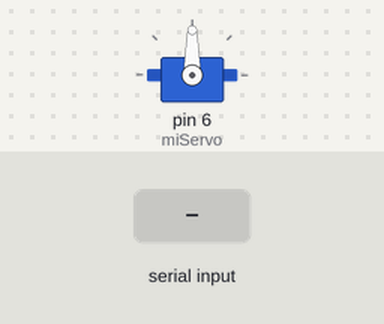
A sketch run on a simulated Arduino Uno, built with avr-gcc and run on an emulated ATmega328P. On the bench: servo. Inputs (shaded band) come from the test bench.

Above: at 1.2 s.
1.3 s: "a" received over the second serial link
At 2.0 s:
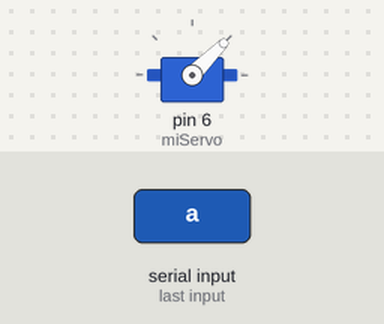
2.8 s: "b" received over the second serial link
At 3.1 s:
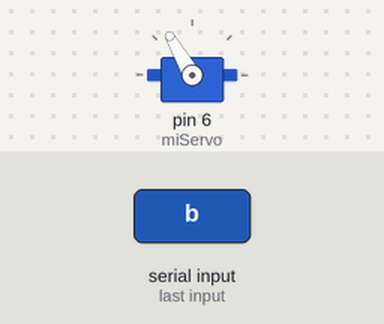
4.3 s: "u" received over the second serial link
At 5.7 s:
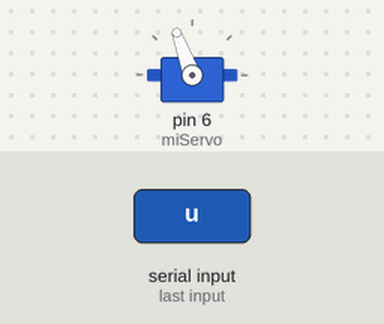
Timing chart, 0 to 7.3 s (numbered marks = the images above; inputs shaded):
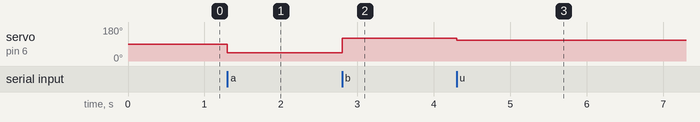

The sketch:

dad.ino
```cpp
#include <SoftwareSerial.h>
#include <Servo.h>
SoftwareSerial miSerial =  SoftwareSerial(2,3);

Servo miServo;
char letra;


void setup(){
 miSerial.begin(9600);
 miSerial.println("Hola Frank");
 miServo.attach(6);
}

void loop(){
  while(miSerial.available()>0){
    letra=miSerial.read();
    //miSerial.println(letra);
    switch(letra){
      case 'a':miServo.write(45);break;
      case 'b':miServo.write(120);break;
      case 'u':miServo.write(110);
               miSerial.println("hola");
               break;
    }
  }

}
```

Measured:
- after the input at 1.3 s, servo on pin 6 (miServo): 90° → 45° at once
- after the input at 2.8 s, servo on pin 6 (miServo): 45° → 120° at once
- after the input at 4.3 s, servo on pin 6 (miServo): 120° → 110° at once
